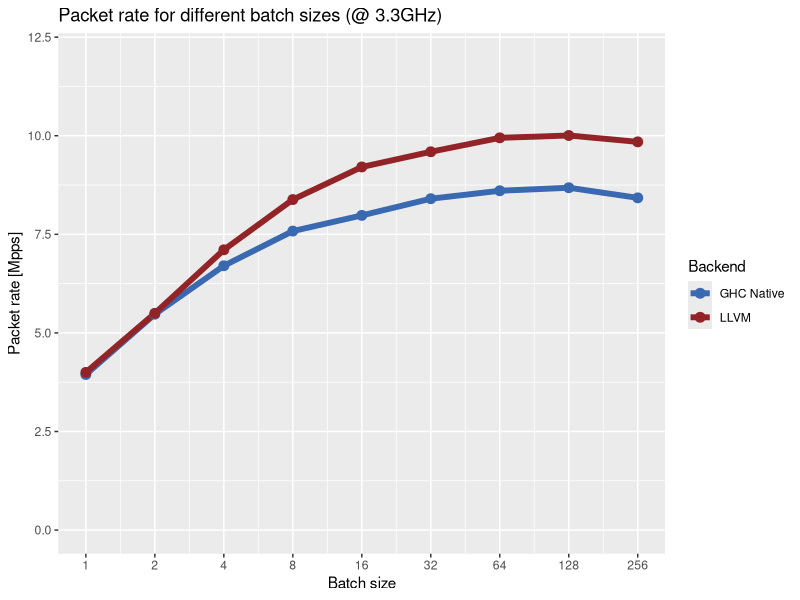

Reproduce this figure in R.
library(readr)
library(ggplot2)
library(reshape2)

dataAsm <- read.csv("./asm/raw-batch.csv", header=FALSE)
dataLlvm <- read.csv("./llvm/raw-batch.csv", header=FALSE)
data <- merge(dataAsm, dataLlvm, by="V1")
data$V2.x <- data$V2.x * 2
data$V2.y <- data$V2.y * 2

b <- c(1,2,4,8,16,32,64,128,256)

d <- melt(data, id.vars=c("V1"))

png("hs-batch-33.png")
p <- ggplot(d) + geom_line(aes(x=V1, y=value, color=variable), size=2) + scale_x_continuous(trans="log2", breaks = b, labels = b) +
    xlab("Batch size") + ylab("Packet rate [Mpps]") + ggtitle("Packet rate for different batch sizes (@ 3.3GHz)") +
    scale_y_continuous(limits=c(0, 12)) + scale_colour_manual(name="Backend", labels=c("GHC Native", "LLVM"), values=c("#396ab1", "#922428")) + 
    geom_point(aes(x=V1, y=value, color=variable), size=3)
print(p)
